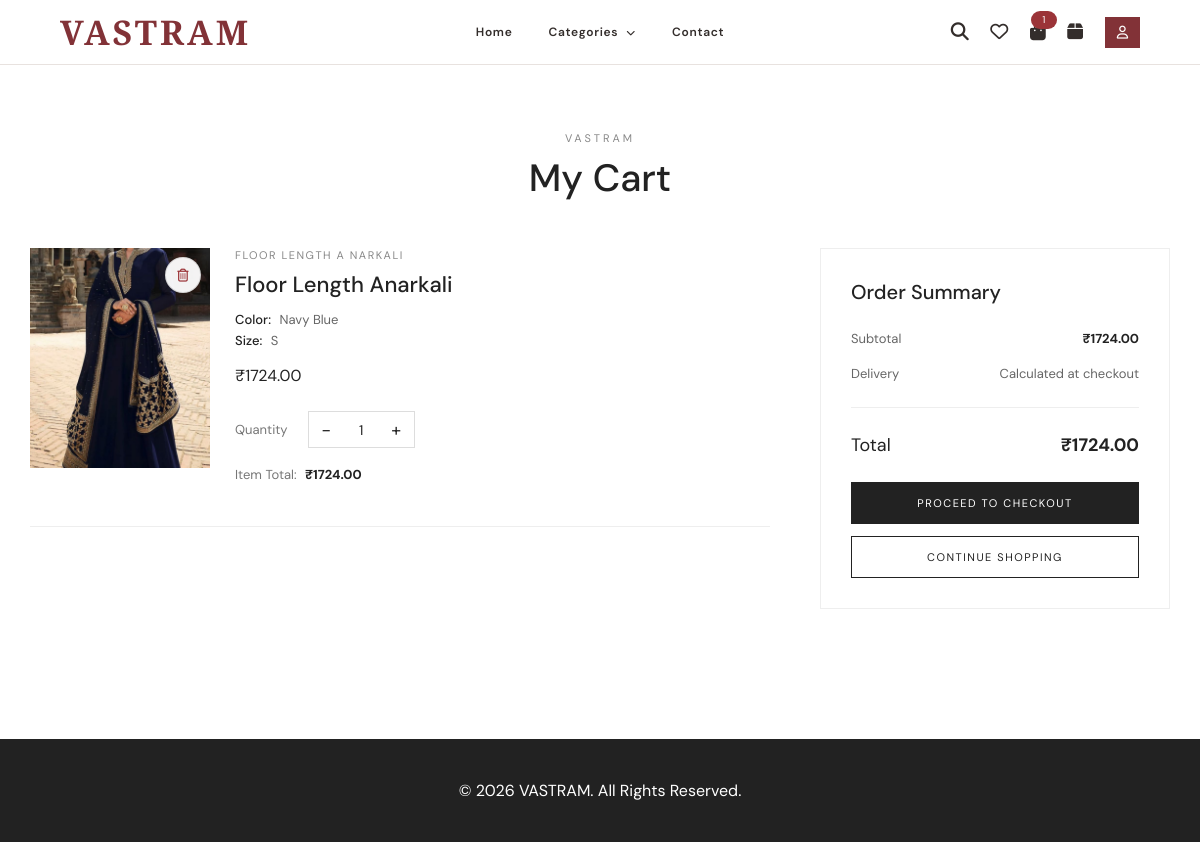
The page /cart/ (signed in) on the database its author committed.
### cart/models.py (models this page shows, shortened)
class CartItem(models.Model):
    uuid = models.UUIDField(default=uuid.uuid4, editable=False, unique=True)
    cart = models.ForeignKey(
        Cart,
        on_delete=models.CASCADE,
        related_name='items'
    )
    product = models.ForeignKey(
        Product,
        on_delete=models.CASCADE
    )
    variant = models.ForeignKey(
        ProductVariant,
        on_delete=models.CASCADE,
        null=True,
        blank=True
    )
    selected_size = models.CharField(max_length=20, blank=True)
    quantity = models.PositiveIntegerField(default=1)

### products/models.py (models this page shows, shortened)
class ProductVariant(models.Model):
    uuid = models.UUIDField(default=uuid.uuid4, editable=False, unique=True)
    product = models.ForeignKey(
        Product,
        on_delete=models.CASCADE,
        related_name='variants'
    )
    size = models.CharField(max_length=20, blank=True)
    color = models.CharField(max_length=50, blank=True)
    stock = models.PositiveIntegerField(default=0)
    price = models.DecimalField(
        max_digits=10,
        decimal_places=2
    )

class ProductImage(models.Model):
    uuid = models.UUIDField(default=uuid.uuid4, editable=False, unique=True)
    variant = models.ForeignKey(
    ProductVariant,
    on_delete=models.CASCADE,
    related_name='images',
    null=True,
    blank=True
    )
    image = models.ImageField(
        upload_to='products/',
        blank=True,
        null=True
    )

class Product(models.Model):
    uuid = models.UUIDField(default=uuid.uuid4, editable=False, unique=True)
    name = models.CharField(max_length=200)
    slug = models.SlugField(max_length=220, unique=True, blank=True)
    category = models.ForeignKey(
        Category,
        on_delete=models.CASCADE
    )
    description = models.TextField()
    fabric = models.CharField(
        max_length=100,
        blank=True
    )
    image = models.ImageField(
        upload_to='products/',
        blank=True,
        null=True
    )
    created_at = models.DateTimeField(
        auto_now_add=True
    )

class Category(models.Model):
    uuid = models.UUIDField(default=uuid.uuid4, editable=False, unique=True)
    name = models.CharField(max_length=100)
    description = models.TextField(blank=True)
    parent = models.ForeignKey(
        'self',
        on_delete=models.CASCADE,
        null=True,
        blank=True,
        related_name='subcategories'
    )

### cart/views.py (the view)
# urls.py: path('', views.cart_view, name='cart'),
@login_required
def cart_view(request):
    request.session.pop('buy_now_variant_id', None)
    request.session.pop('buy_now_selected_size', None)
    cart, created = Cart.objects.get_or_create(
        user=request.user
    )
    current_time = timezone.now()
    cart_items = list(cart.items.select_related('product', 'variant'))
    total = 0
    for item in cart_items:
        if item.variant:
            active_offer = Offer.objects.filter(
                variant=item.variant,
                is_active=True,
                start_date__lte=current_time,
                end_date__gte=current_time
            ).first()
            item.unit_price = active_offer.offer_price if active_offer else item.variant.price
            item.item_total = item.unit_price * item.quantity
        else:
            item.unit_price = 0
            item.item_total = 0
        total += item.item_total
    return render(
        request,
        'cart/cart.html',
        {
            'cart': cart,
            'cart_items': cart_items,
            'total': total,
        }
    )

### ecommerce_project/context_processors.py (called while the page is built)
def shopping_counts(request):
    cart_count = 0
    wishlist_count = 0
    if request.user.is_authenticated:
        cart_count = sum(
            CartItem.objects.filter(cart__user=request.user).values_list(
                'quantity', flat=True
            )
        )
        wishlist_count = WishlistItem.objects.filter(
            wishlist__user=request.user
        ).count()
    else:
        cart_count = sum(
            item.get('quantity', 0)
            for item in request.session.get('guest_cart_items', [])
        )
        wishlist_count = len(request.session.get('guest_wishlist_items', []))
    return {
        'cart_count': cart_count,
        'wishlist_count': wishlist_count,
    }

### templates/cart/cart.html (shortened to what this page needs)
{% extends 'base.html' %}
{% block content %}
<div class="cart-page">
    <div class="cart-heading">
        <p>VASTRAM</p>
        <h1>My Cart</h1>
    </div>
    {% if cart_items %}
    <div class="cart-layout">
        <div class="cart-items">
            {% for item in cart_items %}
            <div class="cart-item">
<div class="cart-image">
    {% if item.variant and item.variant.images.first %}
        <img src="{{ item.variant.images.first.image.url }}"
             alt="{{ item.product.name }}">
    {% elif item.product.image %}
        <img src="{{ item.product.image.url }}"
             alt="{{ item.product.name }}">
    {% else %}
        <div class="no-image">
            No Image
        </div>
    {% endif %}
    <a href="{% url 'remove_from_cart' item.id %}"
       class="remove-btn"
       title="Remove item from cart"
       aria-label="Remove {{ item.product.name }} from cart">
        <i class="fa-regular fa-trash-can" aria-hidden="true"></i>
    </a>
</div>
                <div class="cart-info">
                    <p class="cart-category">
                        {{ item.product.category.name }}
                    </p>
                    <h2>
                        {{ item.product.name }}
                    </h2>
                    {% if item.variant %}
                    <div class="cart-variant">
                        {% if item.variant.color %}
                        <p>
                            <span>Color:</span>
                            {{ item.variant.color }}
                        </p>
                        {% endif %}
                        {% if item.selected_size or item.variant.size %}
                        <p>
                            <span>Size:</span>
                            {% firstof item.selected_size item.variant.size %}
                        </p>
                        {% endif %}
                    </div>
                    {% endif %}
                    <p class="cart-price">
                        {% if item.variant %}
                            ₹{{ item.unit_price }}
                        {% else %}
                            Price unavailable
                        {% endif %}
                    </p>
                    <div class="quantity-section">
                        <span>Quantity</span>
                        <div class="quantity-control">
                            <a href="{% url 'decrease_quantity' item.id %}">
                                −
                            </a>
                            <span>
                                {{ item.quantity }}
                            </span>
                            <a href="{% url 'increase_quantity' item.id %}">
                                +
                            </a>
                        </div>
                    </div>
                    <p class="item-total">
                        Item Total:
                        <strong>
                            ₹{{ item.item_total }}
                        </strong>
                    </p>
                </div>
            </div>
            {% endfor %}
        </div>
        <div class="cart-summary">
            <h2>Order Summary</h2>
            <div class="summary-line">
                <span>Subtotal</span>
                <strong>
                    ₹{{ total }}
                </strong>
            </div>
            <div class="summary-line">
                <span>Delivery</span>
                <span>
                    Calculated at checkout
                </span>
            </div>
            <hr>
            <div class="summary-total">
                <span>Total</span>
                <strong>
                    ₹{{ total }}
                </strong>
            </div>
            <a href="{% url 'checkout' %}"
               class="checkout-btn">
                PROCEED TO CHECKOUT
            </a>
            <a href="{% url 'product_list' %}"
               class="continue-btn">
                CONTINUE SHOPPING
            </a>
        </div>
    </div>
    {% endif %}
</div>
{% endblock %}

### templates/base.html (style rules this page uses)
body { margin: 0; font-family: 'DM Sans', sans-serif; background-color: #ffffff; color: #222; }

### templates/cart/cart.html (style rules this page uses)
.cart-page { max-width: 1200px; margin: auto; padding: 55px 30px 80px; }
.cart-heading { text-align: center; margin-bottom: 45px; }
.cart-heading p { font-size: 11px; letter-spacing: 3px; color: #888; margin-bottom: 8px; }
.cart-heading h1 { font-size: 38px; font-weight: 500; margin: 0; }
.cart-layout { display: grid; grid-template-columns: 1fr 350px; gap: 50px; align-items: start; }
.cart-item { display: grid; grid-template-columns: 180px 1fr; gap: 25px; padding-bottom: 30px; margin-bottom: 30px; border-bottom: 1px solid #eeeeee; }
.cart-image { position: relative; width: 180px; height: 220px; background-color: #f7f7f7; overflow: hidden; }
.cart-image img { width: 100%; height: 100%; object-fit: cover; }
.cart-category { font-size: 11px; text-transform: uppercase; letter-spacing: 1.5px; color: #888; margin: 0 0 8px; }
.cart-info h2 { font-size: 22px; font-weight: 500; margin: 0 0 12px; }
.cart-variant { margin-bottom: 15px; }
.cart-variant p { font-size: 13px; color: #666; margin: 4px 0; }
.cart-variant span { color: #222; font-weight: 500; margin-right: 5px; }
.cart-price { font-size: 16px; margin-bottom: 25px; }
.quantity-section { display: flex; align-items: center; gap: 20px; margin-bottom: 18px; }
.quantity-section > span { font-size: 13px; color: #777; }
.quantity-control { display: flex; align-items: center; border: 1px solid #ddd; }
.quantity-control a { width: 35px; height: 35px; display: flex; align-items: center; justify-content: center; text-decoration: none; color: #222; font-size: 18px; }
.quantity-control span { width: 35px; text-align: center; font-size: 14px; }
.item-total { font-size: 13px; color: #777; }
.item-total strong { color: #222; margin-left: 5px; }
.remove-btn { position: absolute; top: 9px; right: 9px; display: grid; place-items: center; width: 34px; height: 34px; border: 1px solid rgba(40, 40, 40, .14); border-radius: 50%; background: rgba(255, 255, 255, .95); color: #9b3438; font-size: 13px; text-decoration: none; transition: color .2s, border-color .2s, background-color .2s; }
.cart-summary { border: 1px solid #eeeeee; padding: 30px; position: sticky; top: 20px; }
.cart-summary h2 { font-size: 20px; font-weight: 500; margin-top: 0; margin-bottom: 25px; }
.summary-line { display: flex; justify-content: space-between; gap: 15px; font-size: 13px; margin-bottom: 18px; color: #666; }
.summary-line strong { color: #222; }
.summary-line span:last-child { text-align: right; }
.cart-summary hr { border: none; border-top: 1px solid #eeeeee; margin: 25px 0; }
.summary-total { display: flex; justify-content: space-between; font-size: 18px; margin-bottom: 25px; }
.checkout-btn { display: block; text-align: center; background-color: #222; color: white; text-decoration: none; padding: 14px; font-size: 11px; letter-spacing: 1.5px; margin-bottom: 12px; }
.continue-btn { display: block; text-align: center; border: 1px solid #222; color: #222; text-decoration: none; padding: 13px; font-size: 11px; letter-spacing: 1.5px; }

### rows shown on the page
CartItem: variant.images.first.image (picture), product.category.name "FLOOR LENGTH A NARKALI", product.name "Floor Length Anarkali", variant.color "Navy Blue", selected_size "S", unit_price "1724.00", quantity "1", item_total "1724.00"

### other values the page prints
{{ cart_count }} "1"
{{ total }} "1724.00"
